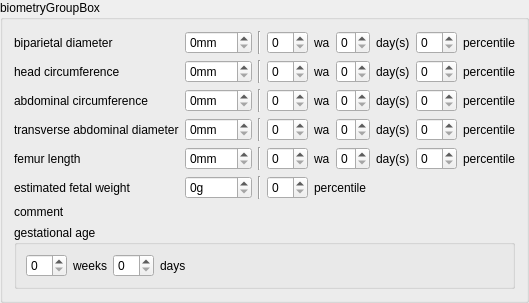
       <widget class="QGroupBox" name="fetus1BiometryGroupBox">
        <property name="sizePolicy">
         <sizepolicy hsizetype="Preferred" vsizetype="Preferred">
          <horstretch>0</horstretch>
          <verstretch>0</verstretch>
         </sizepolicy>
        </property>
        <property name="minimumSize">
         <size>
          <width>0</width>
          <height>250</height>
         </size>
        </property>
        <property name="title">
         <string>biometryGroupBox</string>
        </property>
        <layout class="QGridLayout" name="gridLayout_21">
         <item row="0" column="0">
          <widget class="QLabel" name="fetus1BPDLabel">
           <property name="text">
            <string>biparietal diameter</string>
           </property>
          </widget>
         </item>
         <item row="0" column="1">
          <widget class="QSpinBox" name="fetus1BPDSpinBox">
           <property name="suffix">
            <string>mm</string>
           </property>
           <property name="maximum">
            <number>999</number>
           </property>
          </widget>
         </item>
         <item row="0" column="2">
          <widget class="Line" name="line_5">
           <property name="orientation">
            <enum>Qt::Vertical</enum>
           </property>
          </widget>
         </item>
         <item row="0" column="3">
          <widget class="QSpinBox" name="fetus1BPDWeekSpinBox"/>
         </item>
         <item row="0" column="4">
          <widget class="QLabel" name="fetus1BPDWeekLabel">
           <property name="text">
            <string>wa</string>
           </property>
          </widget>
         </item>
         <item row="0" column="5">
          <widget class="QSpinBox" name="fetus1BPDDaySpinBox">
           <property name="maximum">
            <number>6</number>
           </property>
          </widget>
         </item>
         <item row="0" column="6">
          <widget class="QLabel" name="fetus1BPDDayLabel">
           <property name="text">
            <string>day(s)</string>
           </property>
          </widget>
         </item>
         <item row="0" column="7">
          <widget class="QSpinBox" name="fetus1BipPercentileSpinBox"/>
         </item>
         <item row="0" column="8">
          <widget class="QLabel" name="fetus1BipPercentileLabel">
           <property name="text">
            <string>percentile</string>
           </property>
          </widget>
         </item>
         <item row="1" column="0">
          <widget class="QLabel" name="fetus1HeadCircumferenceLabel">
           <property name="text">
            <string>head circumference</string>
           </property>
          </widget>
         </item>
         <item row="1" column="1">
          <widget class="QSpinBox" name="fetus1HeadCircumferenceSpinBox">
           <property name="suffix">
            <string>mm</string>
           </property>
           <property name="maximum">
            <number>999</number>
           </property>
          </widget>
         </item>
         <item row="1" column="2">
          <widget class="Line" name="line_6">
           <property name="orientation">
            <enum>Qt::Vertical</enum>
           </property>
          </widget>
         </item>
         <item row="1" column="3">
          <widget class="QSpinBox" name="fetus1HeadCircumferenceWeekSpinBox"/>
         </item>
         <item row="1" column="4">
          <widget class="QLabel" name="fetus1HeadCircumferenceWeekLabel">
           <property name="text">
            <string>wa</string>
           </property>
          </widget>
         </item>
         <item row="1" column="5">
          <widget class="QSpinBox" name="fetus1HeadCircumferenceDaysSpinBox">
           <property name="maximum">
            <number>6</number>
           </property>
          </widget>
         </item>
         <item row="1" column="6">
          <widget class="QLabel" name="fetus1HeadCircumferenceDayLabel">
           <property name="text">
            <string>day(s)</string>
           </property>
          </widget>
         </item>
         <item row="1" column="7">
          <widget class="QSpinBox" name="fetus1HcPercentileSpinBox"/>
         </item>
         <item row="1" column="8">
          <widget class="QLabel" name="fetus1HcPercentileLabel">
           <property name="text">
            <string>percentile</string>
           </property>
          </widget>
         </item>
         <item row="2" column="0">
          <widget class="QLabel" name="fetus1AbdominalCircumferenceLabel">
           <property name="text">
            <string>abdominal circumference</string>
           </property>
          </widget>
         </item>
         <item row="2" column="1">
          <widget class="QSpinBox" name="fetus1AbdominalCircumferenceSpinBox">
           <property name="suffix">
            <string>mm</string>
           </property>
           <property name="maximum">
            <number>999</number>
           </property>
          </widget>
         </item>
         <item row="2" column="2">
          <widget class="Line" name="line_7">
           <property name="orientation">
            <enum>Qt::Vertical</enum>
           </property>
          </widget>
         </item>
         <item row="2" column="3">
          <widget class="QSpinBox" name="fetus1AbdominalCircumferenceWeekSpinBox"/>
         </item>
         <item row="2" column="4">
          <widget class="QLabel" name="fetus1AbdominalCircumferenceWeekLabel">
           <property name="text">
            <string>wa</string>
           </property>
          </widget>
         </item>
         <item row="2" column="5">
          <widget class="QSpinBox" name="fetus1AbdominalCircumferenceDaySpinBox">
           <property name="maximum">
            <number>6</number>
           </property>
          </widget>
         </item>
         <item row="2" column="6">
          <widget class="QLabel" name="fetus1AbdominalCircumferenceDayLabel">
           <property name="text">
            <string>day(s)</string>
           </property>
          </widget>
         </item>
         <item row="2" column="7">
          <widget class="QSpinBox" name="fetus1AcPercentileSpinBox"/>
         </item>
         <item row="2" column="8">
          <widget class="QLabel" name="fetus1AcPercentileLabel">
           <property name="text">
            <string>percentile</string>
           </property>
          </widget>
         </item>
         <item row="3" column="0">
          <widget class="QLabel" name="fetus1TADLabel">
           <property name="text">
            <string>transverse abdominal diameter</string>
           </property>
          </widget>
         </item>
         <item row="3" column="1">
          <widget class="QSpinBox" name="fetus1TADSpinBox">
           <property name="suffix">
            <string>mm</string>
           </property>
           <property name="maximum">
            <number>999</number>
           </property>
          </widget>
         </item>
         <item row="3" column="2">
          <widget class="Line" name="line_8">
           <property name="orientation">
            <enum>Qt::Vertical</enum>
           </property>
          </widget>
         </item>
         <item row="3" column="3">
          <widget class="QSpinBox" name="fetus1TADWeekSpinBox"/>
         </item>
         <item row="3" column="4">
          <widget class="QLabel" name="fetus1TADWeekLabel">
           <property name="text">
            <string>wa</string>
           </property>
          </widget>
         </item>
         <item row="3" column="5">
          <widget class="QSpinBox" name="fetus1TADDaySpinBox">
           <property name="maximum">
            <number>6</number>
           </property>
          </widget>
         </item>
         <item row="3" column="6">
          <widget class="QLabel" name="fetus1TADDayLabel">
           <property name="text">
            <string>day(s)</string>
           </property>
          </widget>
         </item>
         <item row="3" column="7">
          <widget class="QSpinBox" name="fetus1TadPercentileSpinBox"/>
         </item>
         <item row="3" column="8">
          <widget class="QLabel" name="fetus1TadPercentileLabel">
           <property name="text">
            <string>percentile</string>
           </property>
          </widget>
         </item>
         <item row="4" column="0">
          <widget class="QLabel" name="fetus1FLLabel">
           <property name="text">
            <string>femur length</string>
           </property>
          </widget>
         </item>
         <item row="4" column="1">
          <widget class="QSpinBox" name="fetus1FLSpinBox">
           <property name="suffix">
            <string>mm</string>
           </property>
           <property name="maximum">
            <number>999</number>
           </property>
          </widget>
         </item>
         <item row="4" column="2">
          <widget class="Line" name="line_9">
           <property name="orientation">
            <enum>Qt::Vertical</enum>
           </property>
          </widget>
         </item>
         <item row="4" column="3">
          <widget class="QSpinBox" name="fetus1FLWeekSpinBox"/>
         </item>
         <item row="4" column="4">
          <widget class="QLabel" name="fetus1FLWeekLabel">
           <property name="text">
            <string>wa</string>
           </property>
          </widget>
         </item>
         <item row="4" column="5">
          <widget class="QSpinBox" name="fetus1FLDaySpinBox">
           <property name="maximum">
            <number>6</number>
           </property>
          </widget>
         </item>
         <item row="4" column="6">
          <widget class="QLabel" name="fetus1FLDayLabel">
           <property name="text">
            <string>day(s)</string>
           </property>
          </widget>
         </item>
         <item row="4" column="7">
          <widget class="QSpinBox" name="fetus1FlPercentileSpinBox"/>
         </item>
         <item row="4" column="8">
          <widget class="QLabel" name="fetus1FlPercentileLabel">
           <property name="text">
            <string>percentile</string>
           </property>
          </widget>
         </item>
         <item row="5" column="0">
          <widget class="QLabel" name="fetus1EfwLabel">
           <property name="text">
            <string>estimated fetal weight</string>
           </property>
          </widget>
         </item>
         <item row="5" column="1">
          <widget class="QSpinBox" name="fetus1EfwSpinBox">
           <property name="suffix">
            <string comment="gram">g</string>
           </property>
           <property name="maximum">
            <number>10000</number>
           </property>
          </widget>
         </item>
         <item row="5" column="2">
          <widget class="Line" name="line_3">
           <property name="orientation">
            <enum>Qt::Vertical</enum>
           </property>
          </widget>
         </item>
         <item row="5" column="3">
          <widget class="QSpinBox" name="fetus1EfwPercentileSpinBox"/>
         </item>
         <item row="5" column="4" colspan="2">
          <widget class="QLabel" name="fetus1EfwPercentileLabel">
           <property name="text">
            <string>percentile</string>
           </property>
          </widget>
         </item>
         <item row="6" column="0" colspan="9">
          <layout class="QVBoxLayout" name="verticalLayout">
           <item>
            <widget class="QLabel" name="fetus1BiometryCommentLabel">
             <property name="text">
              <string>comment</string>
             </property>
            </widget>
           </item>
           <item>
            <layout class="QFormLayout" name="fetus1BiometryCommentFormLayout"/>
           </item>
          </layout>
         </item>
         <item row="7" column="0" colspan="9">
          <widget class="QGroupBox" name="fetus1GestationalAgeGroupBox">
           <property name="title">
            <string>gestational age</string>
           </property>
           <layout class="QHBoxLayout" name="horizontalLayout_4">
            <item>
             <layout class="QHBoxLayout" name="horizontalLayout_18">
              <item>
               <widget class="QSpinBox" name="fetus1UsGestationalAgeWeekSpinBox"/>
              </item>
              <item>
               <widget class="QLabel" name="fetus1UsGestationalAgeWeekLabel">
                <property name="text">
                 <string>weeks</string>
                </property>
               </widget>
              </item>
              <item>
               <widget class="QSpinBox" name="fetus1UsGestationalAgeDaySpinBox"/>
              </item>
              <item>
               <widget class="QLabel" name="fetus1UsGestationalAgeDayLabel">
                <property name="text">
                 <string>days</string>
                </property>
               </widget>
              </item>
              <item>
               <spacer name="horizontalSpacer_4">
                <property name="orientation">
                 <enum>Qt::Horizontal</enum>
                </property>
                <property name="sizeHint" stdset="0">
                 <size>
                  <width>40</width>
                  <height>20</height>
                 </size>
                </property>
               </spacer>
              </item>
             </layout>
            </item>
           </layout>
          </widget>
         </item>
        </layout>
       </widget>
